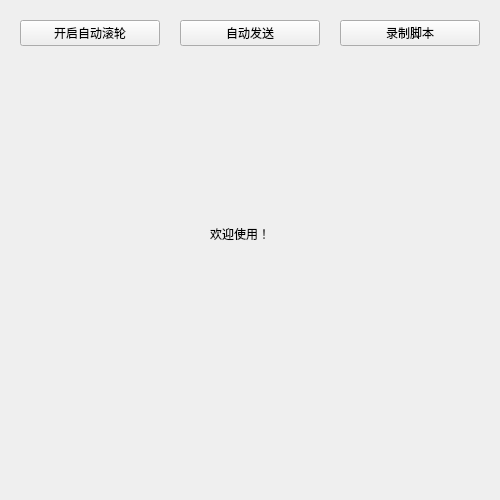
<?xml version="1.0" encoding="UTF-8"?>
<ui version="4.0">
 <class>MainWindow</class>
 <widget class="QMainWindow" name="MainWindow">
  <property name="geometry">
   <rect>
    <x>0</x>
    <y>0</y>
    <width>500</width>
    <height>500</height>
   </rect>
  </property>
  <property name="windowTitle">
   <string>MainWindow</string>
  </property>
  <property name="windowIcon">
   <iconset>
    <normaloff>favicon.ico</normaloff>favicon.ico</iconset>
  </property>
  <widget class="QWidget" name="centralwidget">
   <layout class="QVBoxLayout" name="verticalLayout_2">
    <property name="leftMargin">
     <number>0</number>
    </property>
    <property name="topMargin">
     <number>0</number>
    </property>
    <property name="rightMargin">
     <number>0</number>
    </property>
    <property name="bottomMargin">
     <number>0</number>
    </property>
    <item>
     <layout class="QVBoxLayout" name="main_layout" stretch="0,1">
      <property name="spacing">
       <number>0</number>
      </property>
      <item>
       <layout class="QHBoxLayout" name="main_top_layout">
        <property name="spacing">
         <number>20</number>
        </property>
        <property name="leftMargin">
         <number>20</number>
        </property>
        <property name="topMargin">
         <number>20</number>
        </property>
        <property name="rightMargin">
         <number>20</number>
        </property>
        <property name="bottomMargin">
         <number>20</number>
        </property>
        <item>
         <widget class="QPushButton" name="start_auto_scroll_btn">
          <property name="cursor">
           <cursorShape>PointingHandCursor</cursorShape>
          </property>
          <property name="text">
           <string>开启自动滚轮</string>
          </property>
          <property name="checkable">
           <bool>true</bool>
          </property>
         </widget>
        </item>
        <item>
         <widget class="QPushButton" name="auto_send_btn">
          <property name="cursor">
           <cursorShape>PointingHandCursor</cursorShape>
          </property>
          <property name="text">
           <string>自动发送</string>
          </property>
          <property name="checkable">
           <bool>true</bool>
          </property>
         </widget>
        </item>
        <item>
         <widget class="QPushButton" name="record_btn">
          <property name="cursor">
           <cursorShape>PointingHandCursor</cursorShape>
          </property>
          <property name="text">
           <string>录制脚本</string>
          </property>
          <property name="checkable">
           <bool>true</bool>
          </property>
         </widget>
        </item>
       </layout>
      </item>
      <item>
       <layout class="QHBoxLayout" name="main_container_layout">
        <property name="spacing">
         <number>6</number>
        </property>
        <property name="leftMargin">
         <number>20</number>
        </property>
        <property name="topMargin">
         <number>20</number>
        </property>
        <property name="rightMargin">
         <number>20</number>
        </property>
        <property name="bottomMargin">
         <number>20</number>
        </property>
        <item>
         <widget class="QStackedWidget" name="main_container_widget">
          <property name="currentIndex">
           <number>0</number>
          </property>
          <widget class="QWidget" name="default_page">
           <layout class="QVBoxLayout" name="verticalLayout">
            <property name="leftMargin">
             <number>0</number>
            </property>
            <property name="topMargin">
             <number>0</number>
            </property>
            <property name="rightMargin">
             <number>0</number>
            </property>
            <property name="bottomMargin">
             <number>0</number>
            </property>
            <item>
             <widget class="QWidget" name="widget" native="true">
              <widget class="QLabel" name="label">
               <property name="geometry">
                <rect>
                 <x>190</x>
                 <y>140</y>
                 <width>55</width>
                 <height>16</height>
                </rect>
               </property>
               <property name="text">
                <string>欢迎使用！</string>
               </property>
              </widget>
             </widget>
            </item>
           </layout>
          </widget>
          <widget class="QWidget" name="auto_send_form_widget">
           <layout class="QVBoxLayout" name="verticalLayout_3">
            <property name="leftMargin">
             <number>20</number>
            </property>
            <property name="topMargin">
             <number>20</number>
            </property>
            <property name="rightMargin">
             <number>20</number>
            </property>
            <property name="bottomMargin">
             <number>20</number>
            </property>
            <item>
             <layout class="QFormLayout" name="auto_send_form_layout">
              <property name="horizontalSpacing">
               <number>20</number>
              </property>
              <property name="verticalSpacing">
               <number>20</number>
              </property>
              <item row="0" column="0">
               <widget class="QLabel" name="auto_send_pos_label">
                <property name="text">
                 <string>坐标（x,y）</string>
                </property>
               </widget>
              </item>
              <item row="0" column="1">
               <widget class="QLineEdit" name="auto_send_pos_input">
                <property name="placeholderText">
                 <string>输入x,y坐标 或 ctrl+G获取坐标</string>
                </property>
               </widget>
              </item>
              <item row="1" column="0">
               <widget class="QLabel" name="auto_send_time_label">
                <property name="text">
                 <string>发送间隔（ms）</string>
                </property>
               </widget>
              </item>
              <item row="1" column="1">
               <widget class="QLineEdit" name="auto_send_time_input">
                <property name="text">
                 <string>1000</string>
                </property>
                <property name="placeholderText">
                 <string>请输入发送间隔</string>
                </property>
               </widget>
              </item>
              <item row="2" column="0">
               <widget class="QLabel" name="auto_send_content_label">
                <property name="text">
                 <string>发送内容</string>
                </property>
               </widget>
              </item>
              <item row="2" column="1">
               <widget class="QLineEdit" name="auto_send_content_input">
                <property name="placeholderText">
                 <string>请输入发送内容</string>
                </property>
               </widget>
              </item>
              <item row="3" column="0">
               <widget class="QLabel" name="auto_send_count_label">
                <property name="text">
                 <string>发送次数</string>
                </property>
               </widget>
              </item>
              <item row="3" column="1">
               <widget class="QLineEdit" name="auto_send_count_input">
                <property name="text">
                 <string>2</string>
                </property>
                <property name="placeholderText">
                 <string>请输入发送次数</string>
                </property>
               </widget>
              </item>
              <item row="4" column="0">
               <widget class="QPushButton" name="auto_send_get_post_btn">
                <property name="cursor">
                 <cursorShape>PointingHandCursor</cursorShape>
                </property>
                <property name="text">
                 <string>获取坐标（Ctrl+G）</string>
                </property>
                <property name="shortcut">
                 <string>Ctrl+G</string>
                </property>
               </widget>
              </item>
              <item row="4" column="1">
               <widget class="QPushButton" name="auto_send_submit_btn">
                <property name="cursor">
                 <cursorShape>PointingHandCursor</cursorShape>
                </property>
                <property name="text">
                 <string>发送（Ctrl+S）</string>
                </property>
                <property name="shortcut">
                 <string>Ctrl+S</string>
                </property>
                <property name="checkable">
                 <bool>true</bool>
                </property>
               </widget>
              </item>
             </layout>
            </item>
           </layout>
          </widget>
          <widget class="QWidget" name="record_form_widget">
           <layout class="QVBoxLayout" name="verticalLayout_4">
            <property name="spacing">
             <number>0</number>
            </property>
            <property name="leftMargin">
             <number>20</number>
            </property>
            <property name="topMargin">
             <number>20</number>
            </property>
            <property name="rightMargin">
             <number>20</number>
            </property>
            <property name="bottomMargin">
             <number>20</number>
            </property>
            <item>
             <layout class="QFormLayout" name="record_form_layout">
              <property name="horizontalSpacing">
               <number>20</number>
              </property>
              <property name="verticalSpacing">
               <number>20</number>
              </property>
              <item row="0" column="0">
               <widget class="QLabel" name="record_type_label">
                <property name="text">
                 <string>录制类型</string>
                </property>
               </widget>
              </item>
              <item row="0" column="1">
               <layout class="QHBoxLayout" name="record_type_layout" stretch="0,1">
                <property name="spacing">
                 <number>20</number>
                </property>
                <item>
                 <widget class="QCheckBox" name="record_type_checkbox_1">
                  <property name="text">
                   <string>鼠标</string>
                  </property>
                  <attribute name="buttonGroup">
                   <string notr="true">record_type_checkbox_group</string>
                  </attribute>
                 </widget>
                </item>
                <item>
                 <widget class="QCheckBox" name="record_type_checkbox_2">
                  <property name="text">
                   <string>键盘</string>
                  </property>
                  <attribute name="buttonGroup">
                   <string notr="true">record_type_checkbox_group</string>
                  </attribute>
                 </widget>
                </item>
               </layout>
              </item>
              <item row="1" column="0">
               <widget class="QLabel" name="record_play_rate_label">
                <property name="text">
                 <string>播放倍率</string>
                </property>
               </widget>
              </item>
              <item row="1" column="1">
               <widget class="QLineEdit" name="record_play_rate_input">
                <property name="text">
                 <string>1</string>
                </property>
               </widget>
              </item>
              <item row="2" column="0">
               <widget class="QPushButton" name="record_submit_btn">
                <property name="enabled">
                 <bool>true</bool>
                </property>
                <property name="cursor">
                 <cursorShape>PointingHandCursor</cursorShape>
                </property>
                <property name="text">
                 <string>开始录制(CTRL+S)</string>
                </property>
                <property name="shortcut">
                 <string>Ctrl+S</string>
                </property>
                <property name="checkable">
                 <bool>true</bool>
                </property>
               </widget>
              </item>
              <item row="2" column="1">
               <widget class="QPushButton" name="record_play_btn">
                <property name="cursor">
                 <cursorShape>PointingHandCursor</cursorShape>
                </property>
                <property name="text">
                 <string>播放</string>
                </property>
                <property name="checkable">
                 <bool>true</bool>
                </property>
               </widget>
              </item>
             </layout>
            </item>
           </layout>
          </widget>
         </widget>
        </item>
       </layout>
      </item>
     </layout>
    </item>
   </layout>
  </widget>
 </widget>
 <resources/>
 <connections>
  <connection>
   <sender>start_auto_scroll_btn</sender>
   <signal>clicked(bool)</signal>
   <receiver>MainWindow</receiver>
   <slot>handleClickStartAutoScrollBtn(bool)</slot>
   <hints>
    <hint type="sourcelabel">
     <x>35</x>
     <y>38</y>
    </hint>
    <hint type="destinationlabel">
     <x>71</x>
     <y>63</y>
    </hint>
   </hints>
  </connection>
  <connection>
   <sender>auto_send_btn</sender>
   <signal>clicked()</signal>
   <receiver>MainWindow</receiver>
   <slot>handleClickAutoSendBtn()</slot>
   <hints>
    <hint type="sourcelabel">
     <x>220</x>
     <y>43</y>
    </hint>
    <hint type="destinationlabel">
     <x>348</x>
     <y>64</y>
    </hint>
   </hints>
  </connection>
  <connection>
   <sender>auto_send_get_post_btn</sender>
   <signal>clicked()</signal>
   <receiver>MainWindow</receiver>
   <slot>handleClickAutoSendGetPosBtn()</slot>
   <hints>
    <hint type="sourcelabel">
     <x>84</x>
     <y>293</y>
    </hint>
    <hint type="destinationlabel">
     <x>-14</x>
     <y>250</y>
    </hint>
   </hints>
  </connection>
  <connection>
   <sender>auto_send_submit_btn</sender>
   <signal>clicked(bool)</signal>
   <receiver>MainWindow</receiver>
   <slot>handleClickAutoSendSubmitBtn(bool)</slot>
   <hints>
    <hint type="sourcelabel">
     <x>457</x>
     <y>293</y>
    </hint>
    <hint type="destinationlabel">
     <x>562</x>
     <y>267</y>
    </hint>
   </hints>
  </connection>
  <connection>
   <sender>record_btn</sender>
   <signal>clicked(bool)</signal>
   <receiver>MainWindow</receiver>
   <slot>handleClickRecordBtn(bool)</slot>
   <hints>
    <hint type="sourcelabel">
     <x>395</x>
     <y>29</y>
    </hint>
    <hint type="destinationlabel">
     <x>421</x>
     <y>2</y>
    </hint>
   </hints>
  </connection>
  <connection>
   <sender>record_submit_btn</sender>
   <signal>clicked(bool)</signal>
   <receiver>MainWindow</receiver>
   <slot>handleClickChangeRecord(bool)</slot>
   <hints>
    <hint type="sourcelabel">
     <x>87</x>
     <y>205</y>
    </hint>
    <hint type="destinationlabel">
     <x>-25</x>
     <y>221</y>
    </hint>
   </hints>
  </connection>
  <connection>
   <sender>record_play_btn</sender>
   <signal>clicked(bool)</signal>
   <receiver>MainWindow</receiver>
   <slot>handleClickPlayRecord(bool)</slot>
   <hints>
    <hint type="sourcelabel">
     <x>293</x>
     <y>196</y>
    </hint>
    <hint type="destinationlabel">
     <x>531</x>
     <y>233</y>
    </hint>
   </hints>
  </connection>
 </connections>
 <slots>
  <slot>handleClickStartAutoScrollBtn(bool)</slot>
  <slot>handleClickAutoSendBtn()</slot>
  <slot>handleClickAutoSendGetPosBtn()</slot>
  <slot>handleClickAutoSendSubmitBtn(bool)</slot>
  <slot>handleClickRecordBtn(bool)</slot>
  <slot>handleClickChangeRecord(bool)</slot>
  <slot>handleClickPlayRecord(bool)</slot>
 </slots>
 <buttongroups>
  <buttongroup name="record_type_checkbox_group">
   <property name="exclusive">
    <bool>false</bool>
   </property>
  </buttongroup>
 </buttongroups>
</ui>
